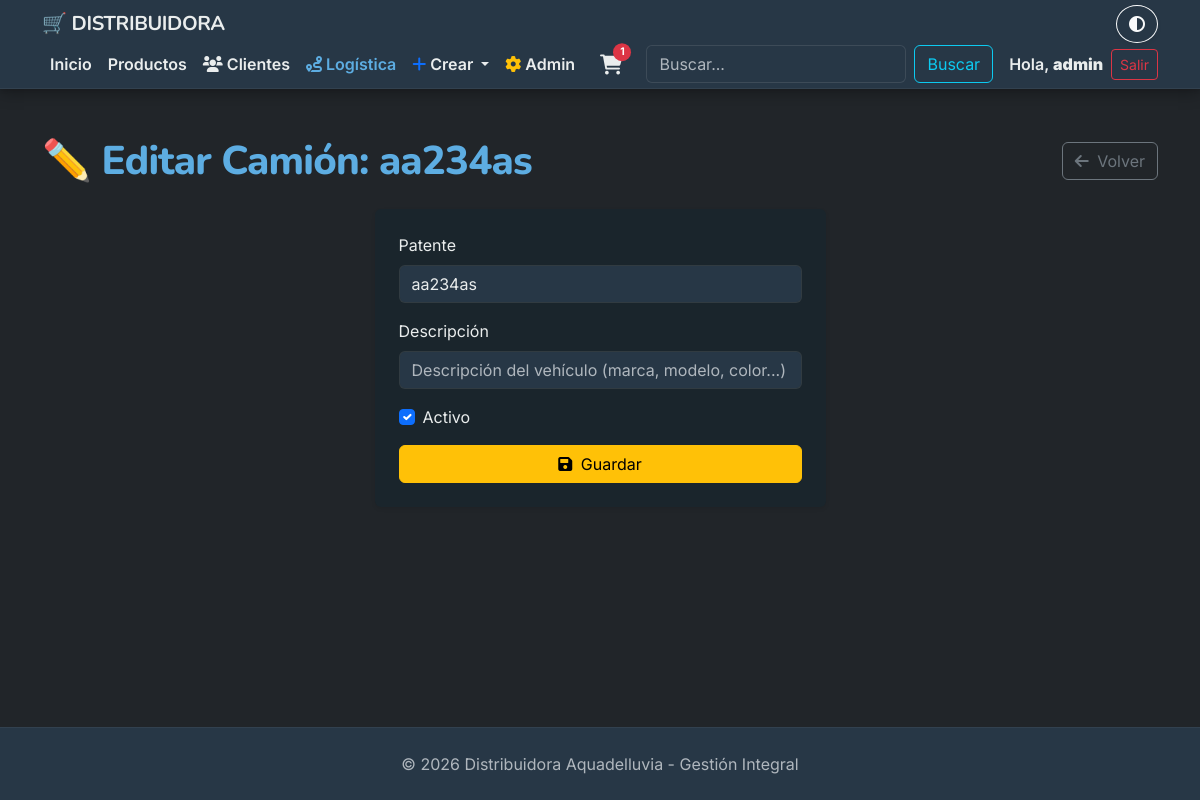
The app's page /logistica/camiones/aa234as/editar/ (signed in) with its own data.
### apps/autenticacion/models.py (models this page shows, shortened)
class Usuario(AbstractUser):
    imagen_perfil = models.ImageField(upload_to='perfiles/', null=True, blank=True,default='usuarios/default.jpg')
    email = models.EmailField(unique=True)
    celular1 = models.CharField(max_length=20, null=True, blank=True)
    celular2 = models.CharField(max_length=20, null=True, blank=True)

### apps/logistica/models.py (models this page shows, shortened)
class Camion(models.Model):
    patente     = models.CharField(max_length=10, primary_key=True)
    descripcion = models.CharField(max_length=200, blank=True)
    activo      = models.BooleanField(default=True)
    class Meta:
        verbose_name = 'Camión'
        verbose_name_plural = 'Camiones'

### apps/logistica/views.py (the view)
# urls.py: path('camiones/<str:pk>/editar/',    views.editar_camion,           name='editar_camion'),
@login_required
def editar_camion(request, pk):
    if not es_admin_o_vendedor(request.user):
        messages.error(request, 'No tenés permiso para editar camiones.')
        return redirect('apps.logistica:listar_camiones')
    camion = get_object_or_404(Camion, patente=pk)
    if request.method == 'POST':
        form = CamionForm(request.POST, instance=camion)
        if form.is_valid():
            form.save()
            messages.success(request, 'Camión actualizado.')
            return redirect('apps.logistica:listar_camiones')
    else:
        form = CamionForm(instance=camion)
    return render(request, 'logistica/editar_camion.html', {'form': form, 'camion': camion})

### apps/logistica/forms.py
class CamionForm(forms.ModelForm):
    class Meta:
        model  = Camion
        fields = ['patente', 'descripcion', 'activo']
        widgets = {
            'patente': forms.TextInput(attrs={
                'class': 'form-control',
                'placeholder': 'Ej: AB 123 CD'
            }),
            'descripcion': forms.TextInput(attrs={
                'class': 'form-control',
                'placeholder': 'Descripción del vehículo (marca, modelo, color...)'
            }),
            'activo': forms.CheckboxInput(attrs={'class': 'form-check-input'}),
        }

### apps/autenticacion/templatetags/grupos.py (called while the page is built)
@register.filter(name='has_group')
def has_group(user, group_name):
    return user.groups.filter(name=group_name).exists()

### apps/carrito/context_processors.py (called while the page is built)
def carrito_total(request):
    total_items = 0
    if request.user.is_authenticated:
        carrito = Carrito.objects.filter(usuario=request.user).first()
        if carrito:
            total_items = carrito.total_items()
    return {'carrito_total_items': total_items}

### apps/carrito/models.py (called while the page is built)
    def total_items(self):
        return sum(item.cantidad for item in self.items.all())

### apps/logistica/views.py (called while the page is built)
def es_admin_o_vendedor(user):
    return user.is_superuser or user.groups.filter(name__in=['Vendedor']).exists()

### templates/logistica/editar_camion.html (shortened to what this page needs)
{% extends 'base.html' %}
{% block content %}
<div class="d-flex justify-content-between align-items-center mb-4">
    <h1 class="mb-0">✏️ Editar Camión: {{ camion.patente }}</h1>
    <a href="{% url 'apps.logistica:listar_camiones' %}" class="btn btn-outline-secondary">
        <i class="fa-solid fa-arrow-left me-1"></i> Volver
    </a>
</div>
<div class="row justify-content-center">
    <div class="col-md-5">
        <div class="card border-0 shadow-sm">
            <div class="card-body p-4">
                <form method="post">
                    <div class="mb-3">
                        <label class="form-label">Patente</label>
                        {{ form.patente }}
                    </div>
                    <div class="mb-3">
                        <label class="form-label">Descripción</label>
                        {{ form.descripcion }}
                    </div>
                    <div class="mb-3 form-check">
                        {{ form.activo }}
                        <label class="form-check-label">Activo</label>
                    </div>
                    <div class="d-grid">
                        <button type="submit" class="btn btn-warning">
                            <i class="fa-solid fa-floppy-disk me-1"></i> Guardar
                        </button>
                    </div>
                </form>
            </div>
        </div>
    </div>
</div>
{% endblock %}

### templates/base.html (shortened to what this page needs)
{% load grupos %}
{% load static %}
<!DOCTYPE html>
<html lang="es" data-bs-theme="dark">
<head>
    <link href="https://cdn.jsdelivr.net/npm/bootstrap@5.3.8/dist/css/bootstrap.min.css" rel="stylesheet">
    <link rel="stylesheet" href="{% static 'style/aquadelluvia.css' %}?v=6">
    <link rel="stylesheet" href="{% static 'style/productos.css' %}?v=6">
    <link rel="stylesheet" href="https://cdnjs.cloudflare.com/ajax/libs/font-awesome/6.0.0/css/all.min.css">
</head>
<body class="d-flex flex-column min-vh-100 bg-body" >
    <header class="sticky-top shadow-sm">
        <nav class="navbar navbar-expand-lg py-1">
        <div class="container d-flex flex-wrap align-items-center justify-content-between">
            <a class="navbar-brand fw-bold" href="{% url 'inicio' %}">
                <span class="fw-bold">🛒 DISTRIBUIDORA</span>
            </a>
            <button id="toggle-theme"
                class="btn btn-outline-light rounded-circle shadow-sm order-2 ms-auto me-2 me-lg-0">
                <i class="fa-solid fa-circle-half-stroke"></i>
            </button>
            <div class="collapse navbar-collapse order-4 order-lg-3 w-100 w-lg-auto" id="navbarPF">
                <ul class="navbar-nav me-auto">
                    <li class="nav-item">
                        <a class="nav-link {% if request.resolver_match.view_name == 'inicio' %}active{% endif %}"
                        href="{% url 'inicio' %}">Inicio</a>
                    </li>
                    <li class="nav-item">
                        <a class="nav-link {% if request.resolver_match.view_name == 'apps.productos:listar_productos' %}active{% endif %}"
                        href="{% url 'apps.productos:listar_productos' %}">Productos</a>
                    </li>
                    {% if user.is_superuser or user|has_group:"Vendedor" %}
                    <li class="nav-item">
                        <a class="nav-link {% if 'clientes' in request.resolver_match.view_name %}active{% endif %}"
                           href="{% url 'apps.clientes:listar_clientes' %}">
                           <i class="fa-solid fa-users me-1"></i>Clientes
                        </a>
                    </li>
                    {% endif %}
                    {% if user.is_superuser or user|has_group:"Vendedor" or user|has_group:"Repartidor" %}
                    <li class="nav-item">
                        <a class="nav-link {% if 'logistica' in request.resolver_match.view_name %}active{% endif %}"
                           href="{% url 'apps.logistica:listar_rutas' %}">
                           <i class="fa-solid fa-route me-1"></i>Logística
                        </a>
                    </li>
                    {% endif %}
                    {% if user.is_superuser or user|has_group:"Vendedor" %}
                    <li class="nav-item dropdown">
                     <a class="nav-link dropdown-toggle" href="#" id="navbarDropdown" role="button" data-bs-toggle="dropdown" aria-expanded="false">
                      <i class="fa-solid fa-plus me-1 text-primary"></i>Crear
                      </a>
                    </li>
                    <li class="nav-item">
                        <a class="nav-link" href="{% url 'admin:index' %}" target="_blank">
                            <i class="fa-solid fa-gear me-1 text-warning"></i>Admin
                        </a>
                    </li>
                    {% endif %}
                </ul>
                <form class="d-flex mb-2 mb-lg-0 me-lg-3 order-5 order-lg-4" role="search" action="{% url 'apps.buscador:buscar_productos' %}" method="get">
                    <input class="form-control me-2" type="search" name="q" placeholder="Buscar..." aria-label="Buscar"
                        value="{{ query}}">
                    <button class="btn btn-outline-info" type="submit">Buscar</button>
                </form>
                <ul class="navbar-nav mb-2 mb-lg-0 me-3">
                    <li class="nav-item position-relative">
                        <a href="{% url 'apps.carrito:ver_carrito' %}" class="nav-link">
                            <div class="position-relative d-inline-block">
                                <i class="fas fa-shopping-cart fa-lg"></i>
                                {% if carrito_total_items > 0 %}
                                    <span class="position-absolute top-0 start-100 translate-middle badge rounded-pill bg-danger" style="font-size: 0.65rem;">
                                        {{ carrito_total_items }}
                                    </span>
                                {% endif %}
                            </div>
                        </a>
                    </li>
                </ul>
                <ul class="navbar-nav mb-2 mb-lg-0 order-6 order-lg-5">
                    {% if user.is_authenticated %}
                        <li class="nav-item d-flex align-items-center gap-2">
                            <a class="navbar-text text-decoration-none" href="{% url 'apps.clientes:mi_perfil' %}">
                                Hola, <strong>{{ user.username }}</strong>
                            </a>
                            <a class="btn btn-outline-danger btn-sm" href="{% url 'apps.autenticacion:cerrar_sesion' %}">Salir</a>
                        </li>
                    {% else %}
                        <li class="nav-item"><a class="nav-link" href="{% url 'apps.autenticacion:ingresar' %}">Ingresar</a></li>
                        <li class="nav-item"><a class="btn btn-primary btn-sm ms-lg-2 rounded-pill btn-glow" href="{% url 'apps.autenticacion:registrar' %}">Registrarse</a></li>
                    {% endif %}
                </ul>
            </div>
        </div>
    </nav>
    </header>
    <main class="container my-5">
        {% block content %}{% endblock %}
    </main>
    <footer class="footer mt-auto py-4 text-center border-top">
        <div class="container">
            <span class="text-muted">&copy; 2026 Distribuidora Aquadelluvia - Gestión Integral</span>
        </div>
    </footer>
</body>
</html>

### static/style/aquadelluvia.css (style rules this page uses)
:root, [data-bs-theme="light"] { --bg-main: #F4F7F6; --bg-surface: #FFFFFF; --color-primary: #6CB4EE; --color-secondary: #8BC34A; --color-accent: #F5B041; --text-main: #2C3E50; --text-muted: #7F8C8D; --font-body: 'Inter', sans-serif; --font-heading: 'Nunito', sans-serif; --bs-body-bg: var(--bg-main); --bs-body-color: var(--text-main); --bs-primary: var(--color-primary); --bs-secondary: var(--color-secondary); }
[data-bs-theme="dark"] { --bg-main: #1A252C; --bg-surface: #273746; --color-primary: #5DADE2; --color-secondary: #7CB342; --color-accent: #F39C12; --text-main: #EAEDED; --text-muted: #95A5A6; --bs-body-bg: var(--bg-main); --bs-body-color: var(--text-main); --bs-primary: var(--color-primary); --bs-secondary: var(--color-secondary); --bs-border-color: rgba(255, 255, 255, 0.05); }
body { background-color: var(--bs-body-bg); color: var(--bs-body-color); font-family: var(--font-body); transition: background-color 0.3s ease, color 0.3s ease; }
h1, h2, h3, h4, h5, h6, .navbar-brand { font-family: var(--font-heading); font-weight: 800; letter-spacing: -0.02em; }
h1 { font-size: 2.5rem; color: var(--color-primary); }
.btn { transition: all 0.3s ease; }
[data-bs-theme="dark"] .form-control, [data-bs-theme="dark"] .form-select { background-color: var(--bg-surface); border-color: rgba(255, 255, 255, 0.1); color: var(--text-main); }
.navbar { background-color: var(--bg-surface) !important; border-bottom: 1px solid var(--bs-border-color); }
.navbar .nav-link, .navbar .navbar-brand, .navbar .navbar-text { color: var(--text-main) !important; font-weight: 600; }
.navbar .nav-link:hover, .navbar .nav-link:focus, .navbar .nav-link.active { color: var(--color-primary) !important; }
[data-bs-theme="dark"] .navbar { box-shadow: 0 4px 15px rgba(0,0,0,0.3); }
.footer { background-color: var(--bg-surface) !important; border-top: 1px solid var(--bs-border-color) !important; }

### records on screen
Usuario: username "admin"
Camion: patente "aa234as", activo "☑"

### other values on screen
{{ carrito_total_items }} "1"
